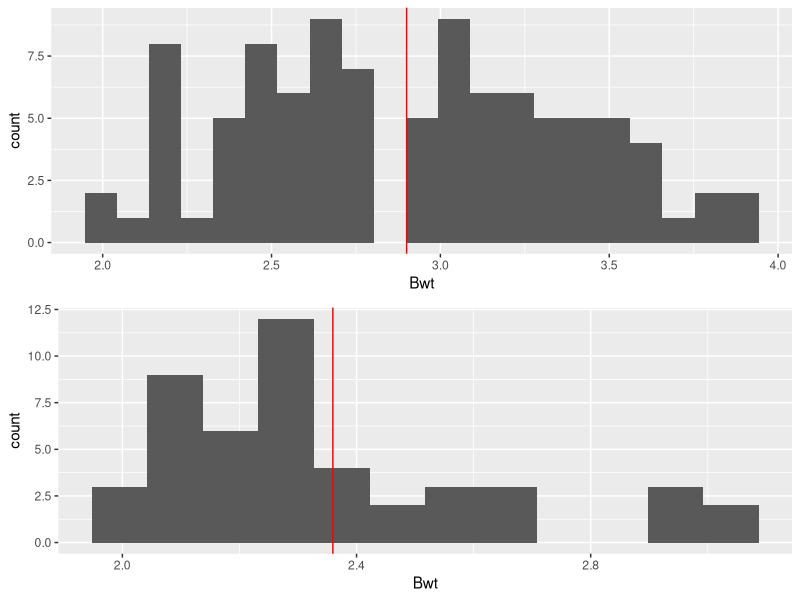
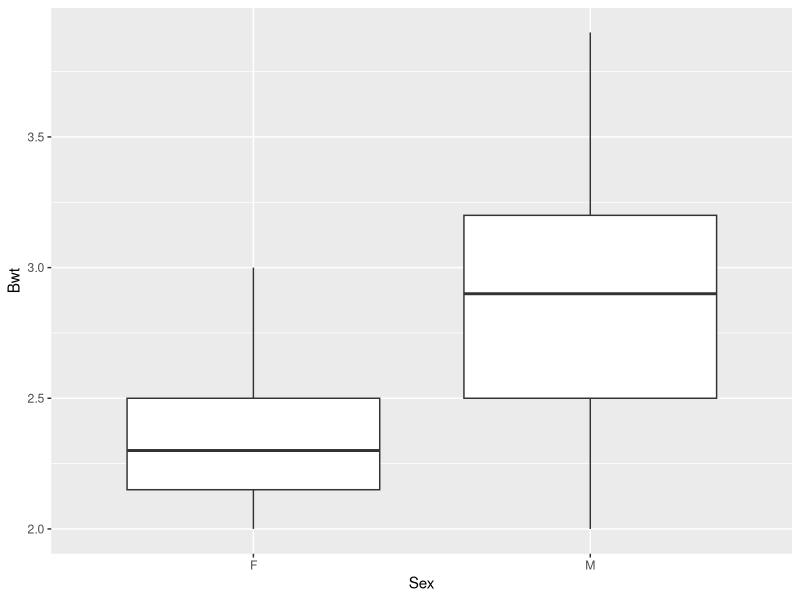
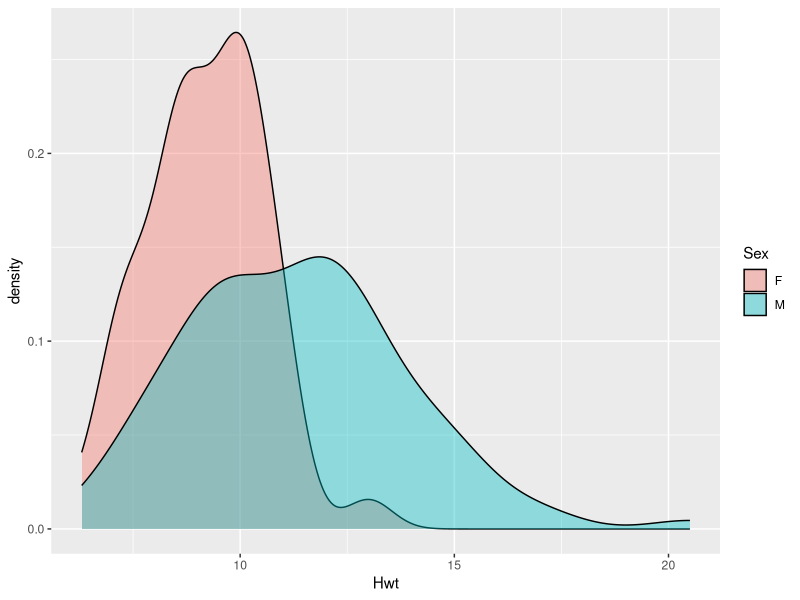
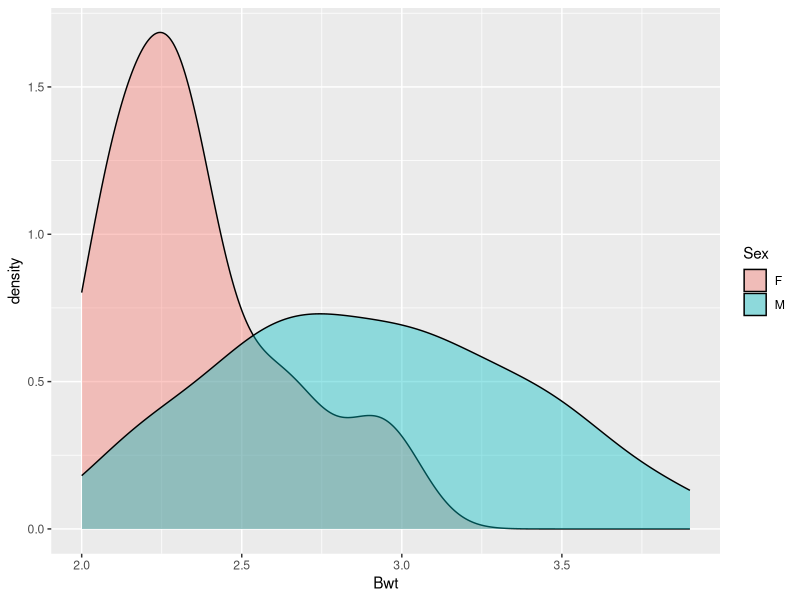

Source code (R) for these figures, in order:
library(dplyr)
library(ggplot2)
library(grid)
library(tidyr)

## NULL Hypothesis: current status-quo
## Alternate Hypothesis: the status that is not happening

# Z-test: observations more than 30

# t-test: observations less than 30

# For samples that assume a normal distribution: T-Test

# For samples that assume non-normal distribution: Mann-Whitney Test

# For two categorical variables: Fisher Test


cats <- MASS::cats

mean_cats_male <- mean(cats$Bwt[cats$Sex=='M'])
mean_cats_female <- mean(cats$Bwt[cats$Sex=='F'])

## Testing for cat weights between male and female

max_bw <- max(cats$Bwt)
min_bw <- min(cats$Bwt)

bin_size = max(max_bw - min_bw)/20

hist_male_bw <- cats[cats$Sex=='M',] %>% ggplot(aes(x = Bwt))+ # creating a histogram of male cat weights
  geom_histogram(bins = 20, binwidth = bin_size)+ # 20 bins with binwidth of 0.095
  geom_vline(xintercept = mean_cats_male, color='red') # a vertical line at mean male cat weight

hist_female_bw <- cats[cats$Sex=='F',] %>% ggplot(aes(x = Bwt))+
  geom_histogram(bins = 20, binwidth = bin_size)+
  geom_vline(xintercept = mean_cats_female, color='red')

# Plots both bargraphs for male and female atop eachother
gridExtra::grid.arrange(hist_male_bw,hist_female_bw)

# Box plots of the cats weights
cats %>% ggplot(aes(x = Sex, y = Bwt)) + geom_boxplot()

# Bwt vs Sex, from cats data. P value is very small, reject NULL hypothesis
# that mean and variance are the same
cat_test <- t.test(Bwt~Sex,data=cats)

# Measuring the difference between the two means mean in group M 0.5404255
dif <- cat_test$estimate[2] - cat_test$estimate[1]


## Testing for differences in cat heart weights

cats %>% ggplot(aes(x = Hwt,fill = Sex)) + geom_density(alpha = 0.4)


male_hw <- cats %>% filter(Sex == 'M') %>% dplyr::select(Hwt)
female_hw <- cats %>% filter(Sex == 'F') %>% dplyr::select(Hwt)

# Reject the NULL hypothesis and accept alternate hypothesis that 
# mean heart weight of male is equal to mean heart weight of female
hw_test <- t.test(male_hw,female_hw)


## Testing for coffee ounces

# 100 random normally distributed values with a mean of 500 and SD of 22
milli_liters <- rnorm(100, mean = 500, 22)

# Very low p-value, reject NULL hypothesis, accept alternate hypothesis
test1 <- t.test(milli_liters, mu = 50)

# Neither reject nor accept the NULL hypothesis with high p-value
test2 <- t.test(milli_liters, mu = 500)


## Testing for pizza delivery times

sample <- c(35,45,55,25,45,60,20,65,35,40)

# t-test on sample. NULL hypothesis delivery = 30 minutes (mean).
# Alternative hypothesis: delivery greater than 30 minutes (true mean)
t.test(sample,mu = 30,alternative = "greater")



cats %>% ggplot(aes(x = Bwt, fill = Sex))+geom_density(alpha=0.4)

## Use Wilcox test for small or non-normal tests
wilcox.test(Bwt~Sex,data=cats)


# Chi-square test in R
smoking <- data.frame(row.names = c('Male','Female'),'smoke'= c(50,20),'not smoke'=c(100,100))
chisq.test(smoking, correct=FALSE)


# Fisher test: categorical variables in a contingency test of 2 x 2 table
MASS::survey

survey_smoking <- MASS::survey %>% dplyr::select(Sex,Smoke) %>% filter(Smoke %in% c('Regul','Never'))

count_table_Pre <- table(survey_smoking$Sex,survey_smoking$Smoke)

count_table <- count_table_Pre[,c('Never','Regul')]

# NULL hypothesis: males are more likely to be regular smokers than females
# Alternate hypothesis: females are more likely to not be regular smokers
# Odds ratio of many trials that male will be smoking more than female divided by the odds male will be smoking

fisher.test(count_table)

# Fisher exact test more accurate than Chi-squared on small samples
# Chi-squared test more accurate than Fisher exact test on large samples

# creating a dataframe from the seatbelts data
seatbelts_df <- data.frame(datasets::Seatbelts)

med <- median(seatbelts_df$drivers)
summary(seatbelts_df$drivers)

# Creating a feature in the data set with values of high or low depending on drivers value above or below median (med)
seatbelts_df<- mutate(seatbelts_df,casualities = case_when(drivers > med ~ 'High',
                                                          drivers <= med ~ 'Low'))

law_test <- table(seatbelts_df$law,seatbelts_df$casualities)
# NULL hypothesis that means are the same and there is no association between law passing and law not passing with casualties magnitude
fisher.test(law_test)
# : p-value = 2.383e-05
# P- value is low, reject NULL hypothesis, there is an association between passing the law and lower casualties
# odds ratio 13.01901: There are 13 times more likely to be casualties if law is not passed 

# Using a t-test:
t.test(drivers~law, data = seatbelts_df)


## Hypothesis testing for binomial distribution:


